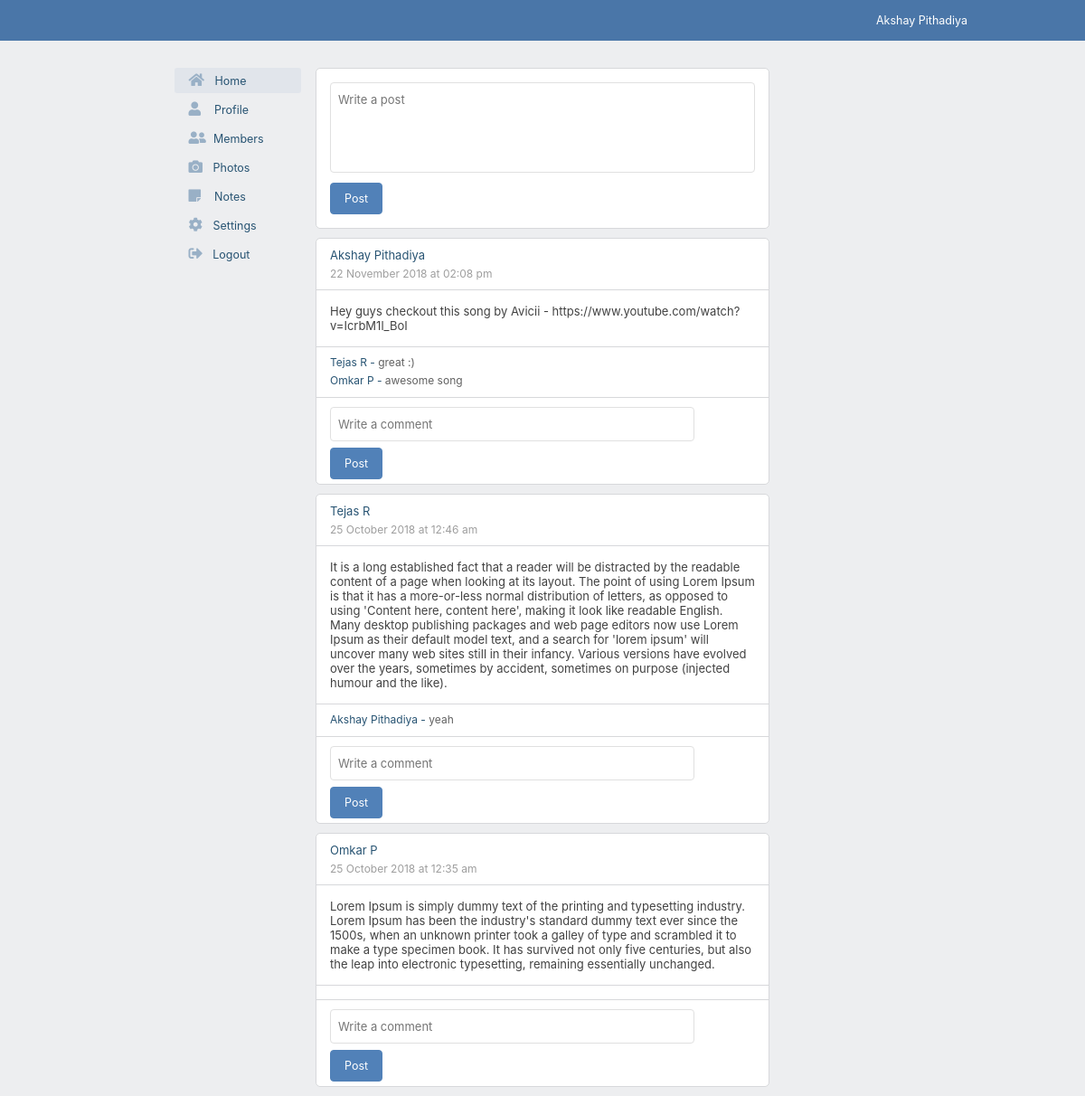
The app's page /home.php (signed in) with its own data.
### tables this page shows
CREATE TABLE `users` (
  `id` int(4) NOT NULL,
  `fname` varchar(24) NOT NULL,
  `lname` varchar(24) NOT NULL,
  `email` varchar(24) NOT NULL,
  `username` varchar(24) NOT NULL,
  `password` varchar(24) NOT NULL,
  `about` varchar(120) NOT NULL,
  `city` varchar(50) NOT NULL,
  `propic` varchar(200) NOT NULL
);

CREATE TABLE `posts` (
  `post_id` int(11) NOT NULL,
  `full_name` varchar(40) NOT NULL,
  `user_name` varchar(100) NOT NULL,
  `post_txt` text NOT NULL,
  `post_date_time` varchar(50) NOT NULL
);

CREATE TABLE `comments` (
  `id` int(11) NOT NULL,
  `post_id` int(11) NOT NULL,
  `full_name` varchar(25) NOT NULL,
  `cmnt_txt` varchar(250) NOT NULL
);

### includes/session.php (called while the page is built, shortened)
<?php
$username = $_SESSION["myusername"];
?>

### includes/userinfo.php (called while the page is built, shortened)
<?php
	$sql = "SELECT fname,lname,email,username,about,city FROM users WHERE username='$username'";
	$result = mysqli_query($conn, $sql);
	$row = mysqli_fetch_assoc($result);
	$f_name = $row["fname"];
	$l_name = $row["lname"];
	$full_name = $f_name." ".$l_name;
?>

### home.php (the view, shortened to what this page needs)
<?php include 'includes/session.php'; ?>
<?php include 'includes/addcomment.php'; ?>
<!DOCTYPE html>
<html>
<head>
	<link rel="stylesheet" type="text/css" href="css/main.css">
	<link rel="stylesheet" type="text/css" href="css/header.css">
	<link rel="stylesheet" type="text/css" href="css/sidenav.css">
	<link rel="stylesheet" type="text/css" href="css/home.css">
	<link rel="stylesheet" href="https://use.fontawesome.com/releases/v5.1.1/css/all.css">
</head>
<body>
	<?php include 'includes/header.php'; ?>
	<div id="main_container">
		<?php include 'includes/sidenav.php'; ?>
		<div id="add-post-container">
			<form action="" method="POST">
				<textarea name="post_txt" class="add-post-tarea" maxlength="200" placeholder="Write a post"></textarea><br>
				<input type="submit" name="add_post" class="add-post-btn" value="Post"><?php echo @$error; ?>
			</form>
		</div>
		<?php
			$fetch_posts = "SELECT full_name, post_id, post_txt, post_date_time FROM posts ORDER BY post_id DESC";
			$result = mysqli_query($conn, $fetch_posts);
			if (mysqli_num_rows($result) > 0) {
			    while($row = mysqli_fetch_assoc($result)) {
			    	echo '<div id="post-container">';
			    	echo '<div class="post-container-header">';
				    	echo '<div class="full-name-con">';
				        echo $row["full_name"];
				        echo '</div>';
				    	echo '<div class="date-time-con">';
				        echo $row["post_date_time"];
				        echo '</div>';
			    	echo '</div>';
			        echo '<div class="post-txt-con">';
			        	echo $row["post_txt"];
			        echo '</div>';
			       	$get_the_post_id = $row["post_id"];
			        echo '<div class="comment-section">';
			        $fetch_cmnts = "SELECT full_name, cmnt_txt FROM comments WHERE post_id='$get_the_post_id'";
					$cmnt_result = mysqli_query($conn, $fetch_cmnts);
					while($row = mysqli_fetch_assoc($cmnt_result)) {
							echo '<div class="all-comments">';
								echo '<span class="cmntr-name">'.$row["full_name"];'</span>';
								echo '&nbsp;-&nbsp;';
								echo '<span class="cmntr-msg">'.$row["cmnt_txt"];'</span>';
							echo '</div>';
			    	}
			        echo '</div>';
			        echo '<div class="add-comment-field">';
			        echo '
			        	  <form action="" method="POST">
			        	     <input type="hidden" name="the_post_id" value="'.$get_the_post_id.'">
						     <input type="text" name="cmnt_txt" autocomplete="off" maxlength="40" class="add-cmnt-inp" placeholder="Write a comment">
				             <input type="submit" name="add_cmnt" class="add-cmnt-btn" value="Post">
		 	              </form>';
			        echo '</div>';
			    	echo '</div>';
			    }
			} else {
			    echo '<div class="zero-result">There are no posts</div>';
			}
		?>
	</div>
</body>
</html>

### includes/header.php
<?php include 'includes/userinfo.php'; ?>
<div id="header">
	<div class="user-user">
		<div class="user-user-txt">
			<?php echo $full_name; ?>
		</div>
	</div>
</div>

### css/main.css (style rules this page uses)
body { font-family: -apple-system,system-ui,BlinkMacSystemFont,"Segoe UI",Roboto,"Helvetica Neue",Arial,sans-serif; margin: 0px auto; background: #edeef0; }
#main_container { //border: 1px solid black; max-width: 815px; margin: 0px auto; margin-top: 65px; padding: 10px; overflow: auto; }

### css/header.css (style rules this page uses)
#header { background: #4a76a8; height: 45px; width: 100%; margin: 0px auto; top: 0px; position: fixed; }
.user-user { max-width: 150px; height: 100%; float: right; margin-right: 10%; cursor: pointer; }
.user-user-txt { color: #ffffff; padding: 0px 10px 0px 10px; font-size: 12.5px; margin-top: 15px; }

### css/home.css (style rules this page uses)
#add-post-container { width: 470px; padding: 15px; border: 1px solid #d7d8db; border-radius: 5px; margin: 0px auto; background: white; margin-bottom: 10px; }
.add-post-tarea { font-family: -apple-system,system-ui,BlinkMacSystemFont,"Segoe UI",Roboto,"Helvetica Neue",Arial,sans-serif; width: 100%; padding: 10px 8px; font-size: 13px; color: #424242; border: 1px solid #E0E0E0; border-radius: 4px; outline: none; box-sizing: border-box; resize: none; height: 100px; margin-bottom: 7px; }
.add-post-btn { font-family: -apple-system,system-ui,BlinkMacSystemFont,"Segoe UI",Roboto,"Helvetica Neue",Arial,sans-serif; background-color: #5181b8; color: #FFFFFF; border: 1px solid #5181b8; border-radius: 4px; padding: 9px 15px; font-size: 12.5px; outline: none; cursor: pointer; }
#post-container { width: 500px; border: 1px solid #d7d8db; border-radius: 5px; margin: 0px auto; background: white; margin-top: 10px; }
.post-container-header { padding: 10px 15px 10px 15px; border-bottom: 1px solid #d7d8db; }
.full-name-con { font-size: 13px; color: #285473; }
.date-time-con { font-size: 12px; color: #9e9e9e; margin-top: 5px; }
.post-txt-con { //border: 1px solid black; padding: 15px; font-size: 13px; color: #424242; }
.comment-section { border-top: 1px solid #d7d8db; padding: 5px 15px 10px 15px; }
.add-comment-field { border-top: 1px solid #d7d8db; padding: 10px 15px 5px 15px; }
.add-cmnt-inp { font-family: -apple-system,system-ui,BlinkMacSystemFont,"Segoe UI",Roboto,"Helvetica Neue",Arial,sans-serif; width: 403px; padding: 10px 8px; font-size: 13px; color: #424242; border: 1px solid #E0E0E0; border-radius: 4px; outline: none; box-sizing: border-box; margin-bottom: 7px; margin-right: 5px; }
.add-cmnt-btn { font-family: -apple-system,system-ui,BlinkMacSystemFont,"Segoe UI",Roboto,"Helvetica Neue",Arial,sans-serif; background-color: #5181b8; color: #FFFFFF; border: 1px solid #5181b8; border-radius: 4px; padding: 9px 15px; font-size: 12.5px; outline: none; cursor: pointer; }

### home.php (style rules this page uses)
.cmntr-name { font-size: 12px; color: #285473; }
.cmntr-msg { font-size: 12px; color: #616161; }

### records on screen
users: full_name "Akshay Pithadiya"
posts: full_name "Akshay Pithadiya", post_date_time "22 November 2018 at 02:08 pm", post_txt "Hey guys checkout this song by Avicii - https://www.youtube.com/watch?v=IcrbM1l_BoI"
comments: full_name "Tejas R", cmnt_txt "great :)"
comments: full_name "Omkar P", cmnt_txt "awesome song"
posts: full_name "Tejas R", post_date_time "25 October 2018 at 12:46 am", post_txt "It is a long established fact that a reader will be distracted by the readable content of a page when looking at its layout. The point of using Lorem Ipsum is that it has a more-or-less normal distribution of letters, as opposed to using 'Content here, content here', making it look like readable English. Many desktop publishing packages and web page editors now use Lorem Ipsum as their default model text, and a search for 'lorem ipsum' will uncover many web sites still in their infancy. Various versions have evolved over the years, sometimes by accident, sometimes on purpose (injected humour and the like)."
comments: full_name "Akshay Pithadiya", cmnt_txt "yeah"
posts: full_name "Omkar P", post_date_time "25 October 2018 at 12:35 am", post_txt "Lorem Ipsum is simply dummy text of the printing and typesetting industry. Lorem Ipsum has been the industry's standard dummy text ever since the 1500s, when an unknown printer took a galley of type and scrambled it to make a type specimen book. It has survived not only five centuries, but also the leap into electronic typesetting, remaining essentially unchanged."
